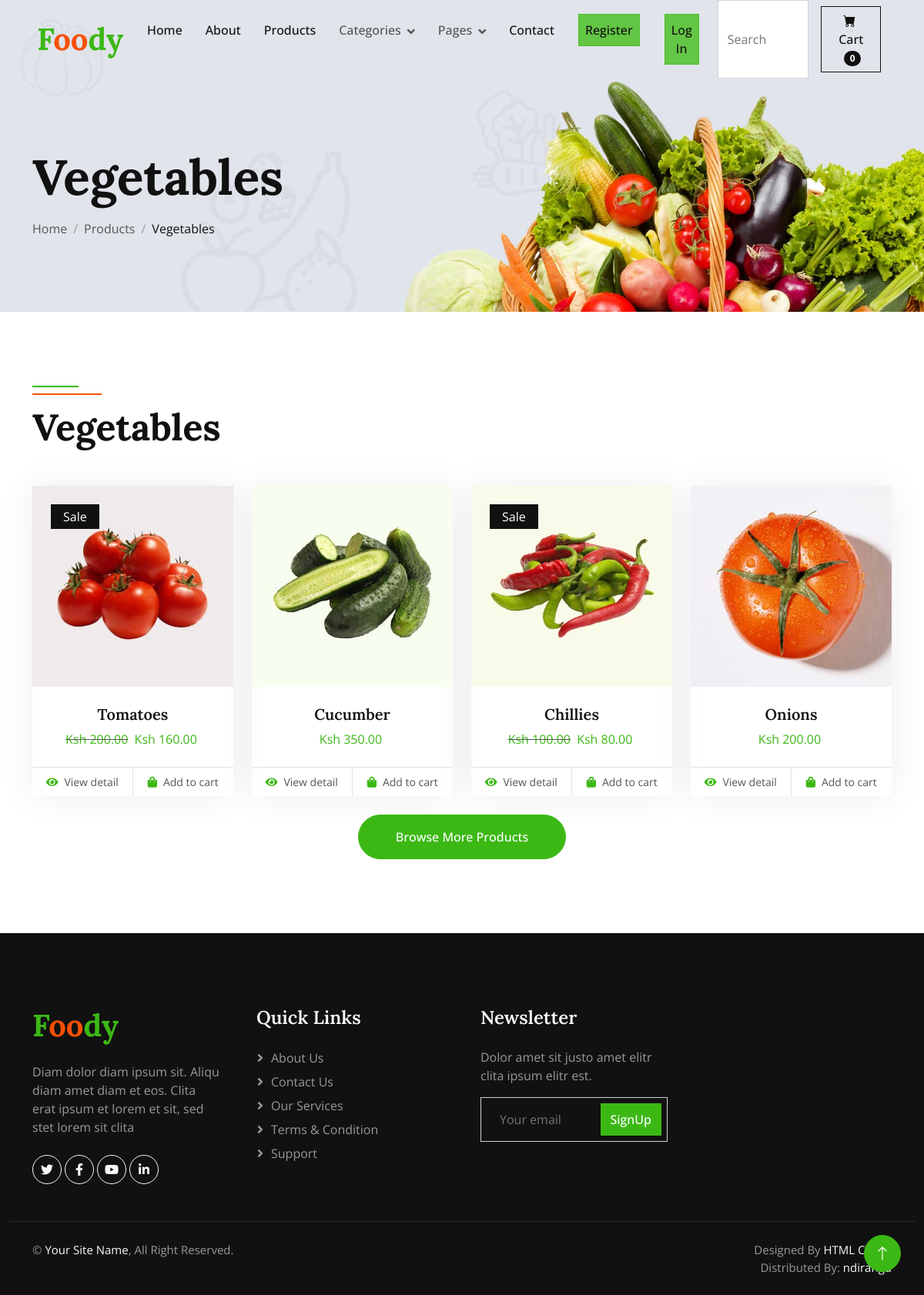
Screenshot of /category/Vegetables with the database file from the repository.
### Store/models.py (models this page shows, shortened)
class Category(models.Model):
    name = models.CharField(max_length=50)
    def __str__(self):
        return self.name

class Product(models.Model):
    name = models.CharField(max_length=100)
    price = models.DecimalField(default=0, decimal_places=2, max_digits=6)
    category = models.ForeignKey(Category, on_delete=models.CASCADE, default=1)
    description = models.CharField(max_length=250, default='', blank=True, null=True)
    image = models.ImageField(upload_to='uploads/products', default='uploads/products/product.png')
    is_sale = models.BooleanField(default=False)
    sales_price = models.DecimalField(default=0, decimal_places=2, max_digits=6)

### Store/views.py (the view)
# urls.py: path("category/<str:name>", views.category, name="category"),
def category(request, name):
    try:
        category = Category.objects.get(name=name)
        cat_products = Product.objects.filter(category=category)
        return  render(request, "category.html", {'cat_products':cat_products, 'category':category})
    except:
        messages.warning(request, "That category doesn't exist")
        return  redirect('Store:home')

### Basket/cart.py (called while the page is built)
    def __len__(self):
        return  len(self.cart)

### Basket/context_processor.py (called while the page is built)
def cart(request):
    return {'cart': Cart(request)}

### Store/templates/category.html
{% extends 'layout.html' %}
{% load static %}
{% block body %}
    <div class="container-fluid page-header mb-5 wow fadeIn" data-wow-delay="0.1s">
        <div class="container">
            <h1 class="display-3 mb-3 animated slideInDown">{{ category }}</h1>
            <nav aria-label="breadcrumb animated slideInDown">
                <ol class="breadcrumb mb-0">
                    <li class="breadcrumb-item"><a class="text-body" href="{% url 'Store:home' %}">Home</a></li>
                    <li class="breadcrumb-item"><a class="text-body" href="{% url 'Store:products' %}">Products</a></li>
                    <li class="breadcrumb-item text-dark active" aria-current="page">{{ category }}</li>
                </ol>
            </nav>
        </div>
    </div>
    <div class="container-xxl py-5">
        <div class="container">
            <div class="row g-0 gx-5 align-items-end">
                <div class="col-lg-6">
                    <div class="section-header text-start mb-5 wow fadeInUp" data-wow-delay="0.1s" style="max-width: 500px;">
                        <h1 class="display-5 mb-3">{{ category }}</h1>
                    </div>
                </div>
            </div>
            <div class="tab-content">
                <div id="tab-1" class="tab-pane fade show p-0 active">
                    <div class="row g-4">
                        {% for c in cat_products %}
                            {% if c.is_sale %}
                                <div class="col-xl-3 col-lg-4 col-md-6 wow fadeInUp" data-wow-delay="0.3s">
                            <div class="product-item">
                                <div class="position-relative bg-light overflow-hidden">
                                    <img class="img-fluid w-100" src="/media/{{ c.image }}" alt="">
                                    <div class="bg-dark rounded text-white position-absolute start-0 top-0 m-4 py-1 px-3">Sale</div>
                                </div>
                                <div class="text-center p-4">
                                    <a class="d-block h5 mb-2" href="">{{ c.name }}</a>
                                    <strike><span class="text-primary me-1">Ksh {{ c.price }}</span></strike>
                                    <span class="text-primary me-1">Ksh {{ c.sales_price }}</span>
                                </div>
                                <div class="d-flex border-top">
                                    <small class="w-50 text-center border-end py-2">
                                        <a class="text-body" href="{% url 'Store:viewdetails' c.id %}"><i class="fa fa-eye text-primary me-2"></i>View detail</a>
                                    </small>
                                    <small class="w-50 text-center py-2">
                                        <a class="text-body" href=""><i class="fa fa-shopping-bag text-primary me-2"></i>Add to cart</a>
                                    </small>
                                </div>
                            </div>
                        </div>
                                {% else %}
                             <div class="col-xl-3 col-lg-4 col-md-6 wow fadeInUp" data-wow-delay="0.3s">
                            <div class="product-item">
                                <div class="position-relative bg-light overflow-hidden">
                                    <img class="img-fluid w-100" src="/media/{{ c.image }}" alt="">
                                </div>
                                <div class="text-center p-4">
                                    <a class="d-block h5 mb-2" href="">{{ c.name }}</a>
                                    <span class="text-primary me-1">Ksh {{ c.price }}</span>
                                </div>
                                <div class="d-flex border-top">
                                    <small class="w-50 text-center border-end py-2">
                                        <a class="text-body" href="{% url 'Store:viewdetails' c.id %}"><i class="fa fa-eye text-primary me-2"></i>View detail</a>
                                    </small>
                                    <small class="w-50 text-center py-2">
                                        <a class="text-body" href=""><i class="fa fa-shopping-bag text-primary me-2"></i>Add to cart</a>
                                    </small>
                                </div>
                            </div>
                        </div>
                            {% endif %}
                        {% endfor %}
                        <div class="col-12 text-center">
                            <a class="btn btn-primary rounded-pill py-3 px-5" href="{% url 'Store:products' %}">Browse More Products</a>
                        </div>
                    </div>
                </div>
            </div>
        </div>
    </div>
{% endblock %}

### Store/static/css/style.css (style rules this page uses)
:root { --primary: #3CB815; --secondary: #F65005; --light: #F7F8FC; --dark: #111111; }
.btn { font-weight: 500; transition: .5s; }
.btn.btn-primary, .btn.btn-secondary, .btn.btn-outline-primary:hover, .btn.btn-outline-secondary:hover { color: #FFFFFF; }
.page-header { padding-top: 12rem; padding-bottom: 6rem; background: url(../img/carousel-1.jpg) top right no-repeat; background-size: cover; }
.breadcrumb-item+.breadcrumb-item::before { color: #999999; }
.section-header { position: relative; padding-top: 25px; }
.section-header::before { position: absolute; content: ""; width: 60px; height: 2px; top: 0; left: 50%; transform: translateX(-50%); background: var(--primary); }
.section-header::after { position: absolute; content: ""; width: 90px; height: 2px; top: 10px; left: 50%; transform: translateX(-50%); background: var(--secondary); }
.section-header.text-start::before, .section-header.text-start::after { left: 0; transform: translateX(0); }
.product-item { box-shadow: 0 0 45px rgba(0, 0, 0, .07); }
.product-item img { transition: .5s; }

### rows the page displays
Category: name "Vegetables"
Product: image (picture), name "Tomatoes", price "200.00", sales_price "160.00"
Product: image (picture), name "Cucumber", price "350.00"
Product: image (picture), name "Chillies", price "100.00", sales_price "80.00"
Product: image (picture), name "Onions", price "200.00"

### other values shown
{{ cart|length }} "0"
